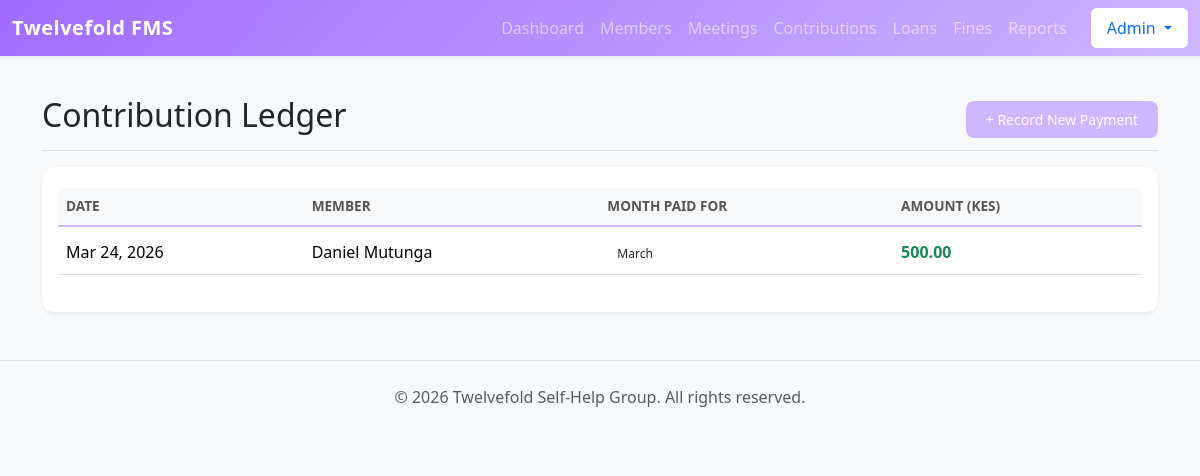
Before: /finance/contributions/ (signed in) with the older database file.
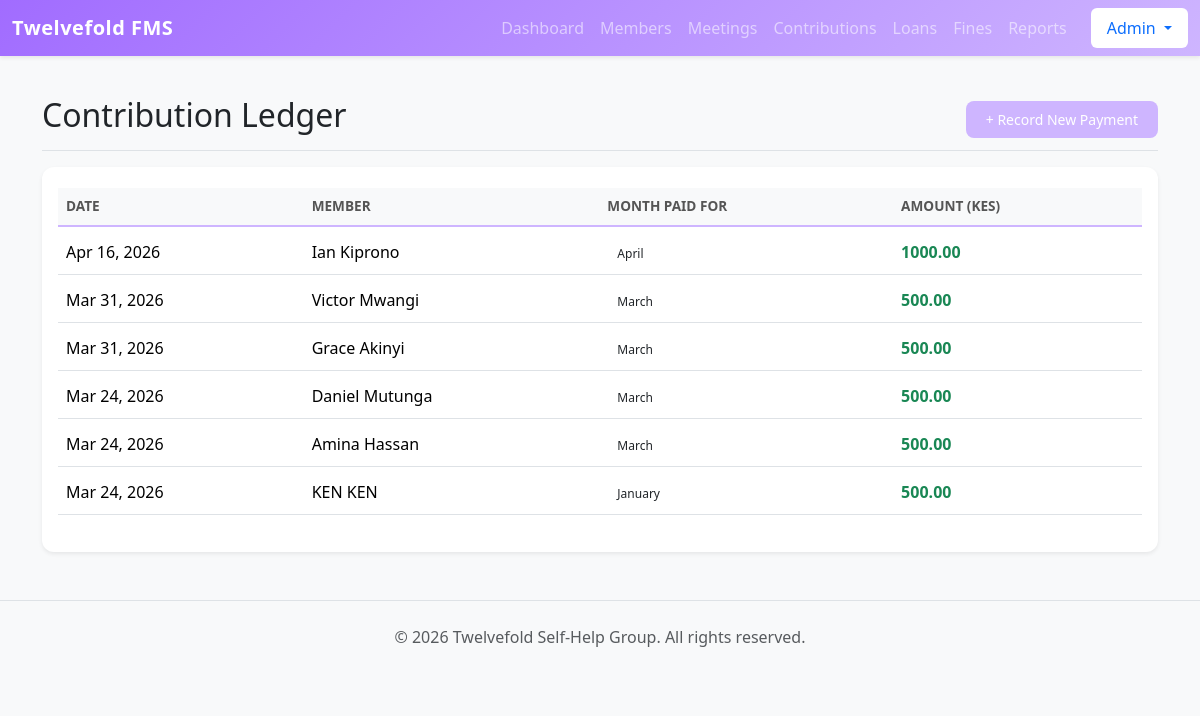
After: the same page with the newer database file.
### finance/models.py (models this page shows, shortened)
class Contribution(models.Model):
    member = models.ForeignKey(Member, on_delete=models.CASCADE)
    amount = models.DecimalField(max_digits=10, decimal_places=2)
    date = models.DateField(default=timezone.now)
    month_paid_for = models.CharField(
        max_length=20,
        choices=[
            ('January', 'January'), ('February', 'February'), ('March', 'March'),
            ('April', 'April'), ('May', 'May'), ('June', 'June'),
            ('July', 'July'), ('August', 'August'), ('September', 'September'),
            ('October', 'October'), ('November', 'November'), ('December', 'December')
        ]
    )

### members/models.py (models this page shows)
class Member(models.Model):
    user = models.OneToOneField(User, on_delete=models.SET_NULL, null=True, blank=True, related_name='member_profile')
    first_name = models.CharField(max_length=50)
    last_name = models.CharField(max_length=50)
    phone_number = models.CharField(
        max_length=15,
        unique=True,
        help_text="Format: 07XX XXX XXX"
    )
    date_joined = models.DateField(default=timezone.now)
    monthly_contribution_amount = models.DecimalField(max_digits=10, decimal_places=2, default=0.00, blank=True, null=True)
    is_active = models.BooleanField(default=True)
    def __str__(self):
        return f"{self.first_name} {self.last_name}"
    class Meta:
        ordering = ['first_name']

### finance/views.py (the view)
# urls.py: path('contributions/', views.contribution_list, name='contribution_list'),
@login_required
def contribution_list(request):
    if request.user.is_staff:
        contributions = Contribution.objects.all().order_by('-date')
    else:
        member = getattr(request.user, 'member_profile', None)
        contributions = Contribution.objects.filter(member=member).order_by('-date') if member else []
    return render(request, 'finance/contribution_list.html', {'contributions': contributions})

### templates/finance/contribution_list.html (shortened to what this page needs)
<!DOCTYPE html>
<html lang="en">
<head>
</head>
<body>
{% extends 'base.html' %}
{% block content %}
<div class="d-flex justify-content-between flex-wrap flex-md-nowrap align-items-center pt-3 pb-2 mb-3 border-bottom">
    <h1 class="h2">Contribution Ledger</h1>
    <div class="btn-toolbar mb-2 mb-md-0">
        {% if user.is_staff %}
    <a href="{% url 'add_contribution' %}" class="btn btn-sm btn-primary-custom">
        + Record New Payment
    </a>
        {% endif %}
    </div>
</div>
<div class="card shadow-sm">
    <div class="card-body">
        <div class="table-responsive">
            <table class="table table-hover">
                <thead class="table-light">
                    <tr>
                        <th>Date</th>
                        <th>Member</th>
                        <th>Month Paid For</th>
                        <th>Amount (KES)</th>
                    </tr>
                </thead>
                <tbody>
                    {% for contribution in contributions %}
                    <tr>
                        <td>{{ contribution.date|date:"M d, Y" }}</td>
                        <td>{{ contribution.member }}</td>
                        <td>
                            <span class="badge bg-accent text-dark">{{ contribution.month_paid_for }}</span>
                        </td>
                        <td class="fw-bold text-success">{{ contribution.amount }}</td>
                    </tr>
                    {% empty %}
                    <tr>
                        <td colspan="4" class="text-center text-muted py-4">
                            No contributions recorded yet.
                        </td>
                    </tr>
                    {% endfor %}
                </tbody>
            </table>
        </div>
    </div>
</div>
{% endblock %}

Changed rows visible on the page:
added Contribution: date "Apr 16, 2026", member "Ian Kiprono", month_paid_for "April", amount "1000.00"
added Contribution: date "Mar 31, 2026", member "Victor Mwangi", month_paid_for "March", amount "500.00"
added Contribution: date "Mar 31, 2026", member "Grace Akinyi", month_paid_for "March", amount "500.00"
added Contribution: date "Mar 24, 2026", member "Amina Hassan", month_paid_for "March", amount "500.00"
added Contribution: date "Mar 24, 2026", member "KEN KEN", month_paid_for "January", amount "500.00"
